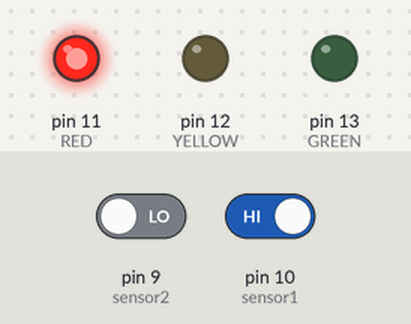
Recording of a sketch running on a simulated Arduino Uno, built with avr-gcc and run on an emulated ATmega328P. On the bench: output pins drawn as LEDs (lit = HIGH). The inputs (shaded band) are chosen by the test bench; at power-on: pin 9 (sensor2) LOW, pin 10 (sensor1) HIGH. Pins used as bus, display or sensor lines are not drawn.

Above: at 2.0 s.
2.1 s: pin 9 (sensor2) driven HIGH and pin 10 (sensor1) driven LOW
At 4.2 s:
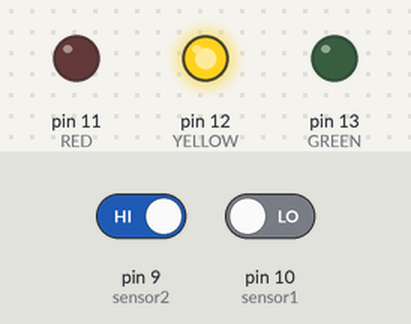
4.9 s: pin 9 (sensor2) driven LOW
At 7.9 s:
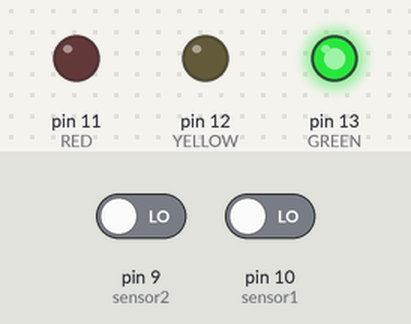
8.2 s: pin 10 (sensor1) driven HIGH
At 9.1 s:
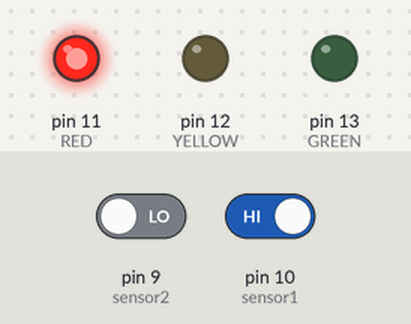
Timing chart, 0 to 11.2 s (numbered marks = the images above; inputs shaded):
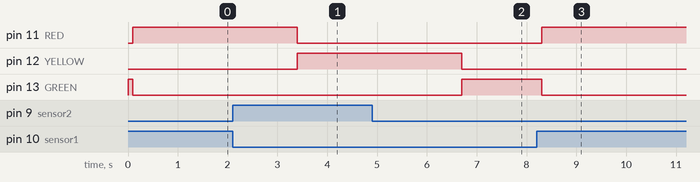

The sketch:

risc_arduino_project_level_crossing_adrija_roy_22ee020061.ino
```cpp
//Source Code for Arduino 1
int RED = 11; //Home signal red light
int YELLOW = 12; //Home signal yellow light
int GREEN = 13; //Home signal green light
int CSRED1=6; // light on crossing signal
int CSRED2=5; // light on crossing signal

int sensor1 = 10; //pir sensor 1
int sensor2 = 9; //pir sensor 2

int valA1=LOW; //sensor1 radiation state
int valA2=LOW; //sensor2 radiation state

//to differentiate different signal states
enum SIGNAL_STATES
{
  ST_RED,
  ST_YELLOW,
  ST_GREEN,
};
SIGNAL_STATES signalState=ST_GREEN;


void setup()
{
  pinMode(RED, OUTPUT);
  pinMode(GREEN,OUTPUT);
  pinMode(YELLOW,OUTPUT);
  pinMode(CSRED1,OUTPUT);
  pinMode(CSRED2,OUTPUT);
  pinMode(sensor1, INPUT);
  pinMode(sensor2, INPUT);
  Serial.begin(9600); //exchanges messages with the Serial Monitor at a data rate of 9600 bits per second
}
void crossingoff() //funtion for level crossing light is off
{
  digitalWrite(CSRED1,LOW);
  digitalWrite(CSRED2,LOW);
}
void crossingon() //function for level crossing light is on and blinking
{
  digitalWrite(CSRED1,HIGH);
  digitalWrite(CSRED2,LOW);
  delay(500);  // this is half of the flashing signal and it goes for 0.5 seconds
  digitalWrite(CSRED1,LOW);
  digitalWrite(CSRED2,HIGH);
  delay(500);
}

void loop()
{
  valA1 = digitalRead(sensor1);
  valA2 = digitalRead(sensor2);

  switch(signalState) //specifying functions to be called for different signal states
  {
    case ST_RED:
    signalred(valA1,valA2);
    break;
    case ST_YELLOW:
    signalyellow(valA1,valA2);
    break;
    case ST_GREEN:
    signalgreen(valA1,valA2);
    break;
  }
  delay(100); // Wait for 10 millisecond(s)
}


  void signalred(int valA1,int valA2)
  {
    digitalWrite(RED, HIGH);
    digitalWrite(YELLOW,LOW);
    digitalWrite(GREEN, LOW);
    crossingon();

    if(valA1 == LOW && valA2==HIGH)//as train moves from sensor1 to sensor2
      signalState=ST_YELLOW;
  }

  void signalyellow(int valA1,int valA2)
  {
    digitalWrite(RED, LOW);
    digitalWrite(YELLOW,HIGH);
    digitalWrite(GREEN, LOW);
    crossingon();

    if(valA1 == LOW && valA2==LOW) //as train exits sensor2 range
      signalState=ST_GREEN;
  }

  void signalgreen(int valA1,int valA2)
  {
    digitalWrite(RED, LOW);
    digitalWrite(YELLOW,LOW);
    digitalWrite(GREEN, HIGH);
    crossingoff();
    if(valA1 == HIGH && valA2==LOW) //as train enters sensor1 range
      signalState=ST_RED;
  }
```

Measured:
- after the input at 2.1 s, pin 11 (RED): HIGH → LOW after 1.3 s; pin 12 (YELLOW): LOW → HIGH after 1.3 s
- after the input at 4.9 s, pin 12 (YELLOW): HIGH → LOW after 1.8 s; pin 13 (GREEN): LOW → HIGH after 1.8 s
- after the input at 8.2 s, pin 11 (RED): LOW → HIGH after 0.10 s; pin 13 (GREEN): HIGH → LOW after 0.10 s
